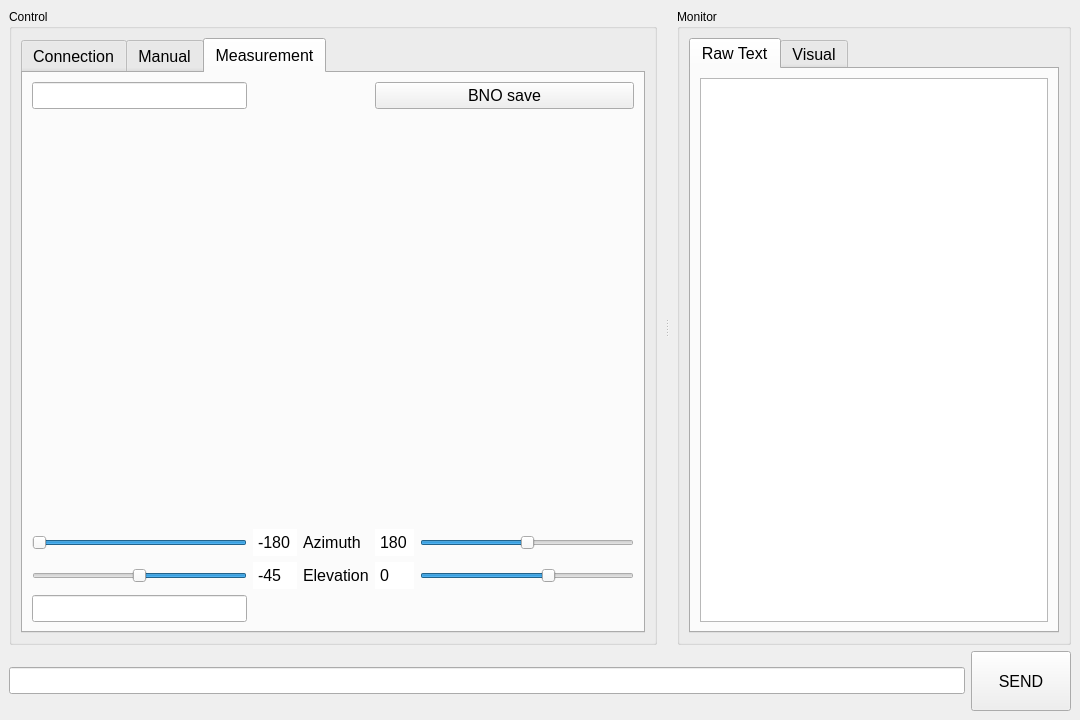
<?xml version="1.0" encoding="UTF-8"?>
<ui version="4.0">
 <class>MainWindow</class>
 <widget class="QMainWindow" name="MainWindow">
  <property name="geometry">
   <rect>
    <x>0</x>
    <y>0</y>
    <width>1080</width>
    <height>720</height>
   </rect>
  </property>
  <property name="windowTitle">
   <string>MainWindow</string>
  </property>
  <property name="styleSheet">
   <string notr="true">.QLabel { font-size: 12pt;}
.QSpinBox { font-size: 12pt;}
.QCheckBox { font-size: 12pt;}
.QCheckBox::indicator {
    width: 25px;
    height: 25px;
}
.QPushButton { font-size: 12pt;}
.QTabWidget { font-size: 12pt;}
.QLineEdit { font-size: 12pt;}
.QSpinBox::down-button{ width: 30;}
.QSpinBox::up-button{ width: 30;  }
.QSplitter::handle {
    image: url(/tmp/sit.svg);
}
.QSplitter::handle:horizontal {
    width: 20px;
}
.QSplitter::handle:vertical {
    height: 20px;
}</string>
  </property>
  <widget class="QWidget" name="centralwidget">
   <layout class="QGridLayout" name="gridLayout">
    <item row="1" column="0" colspan="2">
     <widget class="QSplitter" name="splitter">
      <property name="orientation">
       <enum>Qt::Horizontal</enum>
      </property>
      <widget class="QGroupBox" name="groupBox">
       <property name="title">
        <string>Control</string>
       </property>
       <layout class="QGridLayout" name="gridLayout_2">
        <item row="0" column="2">
         <widget class="QTabWidget" name="tabWidget">
          <property name="minimumSize">
           <size>
            <width>0</width>
            <height>50</height>
           </size>
          </property>
          <property name="styleSheet">
           <string notr="true">QTabBar::tab { height: 35px;  }</string>
          </property>
          <property name="tabPosition">
           <enum>QTabWidget::North</enum>
          </property>
          <property name="tabShape">
           <enum>QTabWidget::Rounded</enum>
          </property>
          <property name="currentIndex">
           <number>2</number>
          </property>
          <property name="iconSize">
           <size>
            <width>16</width>
            <height>16</height>
           </size>
          </property>
          <property name="documentMode">
           <bool>false</bool>
          </property>
          <property name="tabsClosable">
           <bool>false</bool>
          </property>
          <property name="tabBarAutoHide">
           <bool>false</bool>
          </property>
          <widget class="QWidget" name="tab">
           <attribute name="title">
            <string>Connection</string>
           </attribute>
           <layout class="QGridLayout" name="gridLayout_5">
            <item row="0" column="6">
             <widget class="QSpinBox" name="ip_4">
              <property name="minimumSize">
               <size>
                <width>100</width>
                <height>50</height>
               </size>
              </property>
              <property name="font">
               <font>
                <family>Monospace</family>
                <pointsize>12</pointsize>
               </font>
              </property>
              <property name="maximum">
               <number>255</number>
              </property>
              <property name="value">
               <number>2</number>
              </property>
             </widget>
            </item>
            <item row="0" column="2">
             <widget class="QSpinBox" name="ip_2">
              <property name="minimumSize">
               <size>
                <width>100</width>
                <height>50</height>
               </size>
              </property>
              <property name="font">
               <font>
                <family>Monospace</family>
                <pointsize>12</pointsize>
               </font>
              </property>
              <property name="maximum">
               <number>255</number>
              </property>
              <property name="value">
               <number>168</number>
              </property>
             </widget>
            </item>
            <item row="0" column="5">
             <widget class="QLabel" name="label_9">
              <property name="sizePolicy">
               <sizepolicy hsizetype="Fixed" vsizetype="Fixed">
                <horstretch>0</horstretch>
                <verstretch>0</verstretch>
               </sizepolicy>
              </property>
              <property name="text">
               <string>.</string>
              </property>
             </widget>
            </item>
            <item row="0" column="0">
             <widget class="QSpinBox" name="ip_1">
              <property name="minimumSize">
               <size>
                <width>100</width>
                <height>50</height>
               </size>
              </property>
              <property name="font">
               <font>
                <family>Monospace</family>
                <pointsize>12</pointsize>
               </font>
              </property>
              <property name="wrapping">
               <bool>false</bool>
              </property>
              <property name="frame">
               <bool>true</bool>
              </property>
              <property name="readOnly">
               <bool>false</bool>
              </property>
              <property name="maximum">
               <number>255</number>
              </property>
              <property name="singleStep">
               <number>1</number>
              </property>
              <property name="value">
               <number>192</number>
              </property>
             </widget>
            </item>
            <item row="0" column="1">
             <widget class="QLabel" name="label_7">
              <property name="sizePolicy">
               <sizepolicy hsizetype="Fixed" vsizetype="Fixed">
                <horstretch>0</horstretch>
                <verstretch>0</verstretch>
               </sizepolicy>
              </property>
              <property name="text">
               <string>.</string>
              </property>
             </widget>
            </item>
            <item row="0" column="4">
             <widget class="QSpinBox" name="ip_3">
              <property name="minimumSize">
               <size>
                <width>100</width>
                <height>50</height>
               </size>
              </property>
              <property name="font">
               <font>
                <family>Monospace</family>
                <pointsize>12</pointsize>
               </font>
              </property>
              <property name="maximum">
               <number>255</number>
              </property>
              <property name="value">
               <number>11</number>
              </property>
             </widget>
            </item>
            <item row="0" column="3">
             <widget class="QLabel" name="label_8">
              <property name="sizePolicy">
               <sizepolicy hsizetype="Fixed" vsizetype="Fixed">
                <horstretch>0</horstretch>
                <verstretch>0</verstretch>
               </sizepolicy>
              </property>
              <property name="text">
               <string>.</string>
              </property>
             </widget>
            </item>
           </layout>
          </widget>
          <widget class="QWidget" name="tab_2">
           <property name="styleSheet">
            <string notr="true">
QSpinBox::up-button {
    subcontrol-origin: border;
    subcontrol-position: right; /* position at the top right corner */
    width: 30px; /* 16 + 2*1px border-width = 15px padding + 3px parent border */
	height: 25px;
}

QSpinBox::down-button {
    subcontrol-origin: border;
    subcontrol-position: left; /* position at bottom right corner */
    width: 30px;
	height: 25px;
}
</string>
           </property>
           <attribute name="title">
            <string>Manual</string>
           </attribute>
           <layout class="QGridLayout" name="gridLayout_3">
            <item row="2" column="0" colspan="2">
             <widget class="Line" name="line_2">
              <property name="orientation">
               <enum>Qt::Horizontal</enum>
              </property>
             </widget>
            </item>
            <item row="4" column="3" colspan="2">
             <widget class="QDial" name="d_gain">
              <property name="sizePolicy">
               <sizepolicy hsizetype="Preferred" vsizetype="Expanding">
                <horstretch>10</horstretch>
                <verstretch>0</verstretch>
               </sizepolicy>
              </property>
              <property name="minimum">
               <number>1</number>
              </property>
              <property name="maximum">
               <number>33</number>
              </property>
              <property name="pageStep">
               <number>1</number>
              </property>
              <property name="orientation">
               <enum>Qt::Horizontal</enum>
              </property>
              <property name="invertedAppearance">
               <bool>false</bool>
              </property>
              <property name="wrapping">
               <bool>false</bool>
              </property>
              <property name="notchTarget">
               <double>33.000000000000000</double>
              </property>
              <property name="notchesVisible">
               <bool>true</bool>
              </property>
             </widget>
            </item>
            <item row="0" column="1">
             <widget class="QSpinBox" name="sp_azi">
              <property name="sizePolicy">
               <sizepolicy hsizetype="Minimum" vsizetype="Fixed">
                <horstretch>1</horstretch>
                <verstretch>0</verstretch>
               </sizepolicy>
              </property>
              <property name="buttonSymbols">
               <enum>QAbstractSpinBox::PlusMinus</enum>
              </property>
              <property name="suffix">
               <string comment="dfsd"/>
              </property>
              <property name="minimum">
               <number>-180</number>
              </property>
              <property name="maximum">
               <number>180</number>
              </property>
             </widget>
            </item>
            <item row="0" column="0">
             <widget class="QLabel" name="label">
              <property name="text">
               <string>Motor-Azimuth</string>
              </property>
             </widget>
            </item>
            <item row="6" column="0" colspan="2">
             <widget class="QPushButton" name="pb_motor_zeroing">
              <property name="text">
               <string>Set curret to 0</string>
              </property>
             </widget>
            </item>
            <item row="4" column="0" colspan="2">
             <widget class="QDial" name="d_elv">
              <property name="minimum">
               <number>-90</number>
              </property>
              <property name="maximum">
               <number>90</number>
              </property>
              <property name="singleStep">
               <number>1</number>
              </property>
              <property name="pageStep">
               <number>1</number>
              </property>
              <property name="value">
               <number>-45</number>
              </property>
              <property name="sliderPosition">
               <number>-45</number>
              </property>
              <property name="orientation">
               <enum>Qt::Vertical</enum>
              </property>
              <property name="invertedAppearance">
               <bool>false</bool>
              </property>
              <property name="invertedControls">
               <bool>true</bool>
              </property>
              <property name="wrapping">
               <bool>false</bool>
              </property>
              <property name="notchTarget">
               <double>10.000000000000000</double>
              </property>
              <property name="notchesVisible">
               <bool>true</bool>
              </property>
             </widget>
            </item>
            <item row="0" column="2" rowspan="5">
             <widget class="Line" name="line">
              <property name="orientation">
               <enum>Qt::Vertical</enum>
              </property>
             </widget>
            </item>
            <item row="7" column="0" colspan="2">
             <widget class="QPushButton" name="pb_bno_check">
              <property name="text">
               <string>BNO check</string>
              </property>
             </widget>
            </item>
            <item row="5" column="0" colspan="2">
             <widget class="Line" name="line_4">
              <property name="orientation">
               <enum>Qt::Horizontal</enum>
              </property>
             </widget>
            </item>
            <item row="0" column="4">
             <widget class="QSpinBox" name="sp_expo">
              <property name="buttonSymbols">
               <enum>QAbstractSpinBox::PlusMinus</enum>
              </property>
              <property name="maximum">
               <number>2500</number>
              </property>
             </widget>
            </item>
            <item row="3" column="3">
             <widget class="QLabel" name="label_3">
              <property name="styleSheet">
               <string notr="true"/>
              </property>
              <property name="text">
               <string>Camera-Gain</string>
              </property>
             </widget>
            </item>
            <item row="1" column="3" colspan="2">
             <widget class="QDial" name="d_expo">
              <property name="sizePolicy">
               <sizepolicy hsizetype="Preferred" vsizetype="Expanding">
                <horstretch>10</horstretch>
                <verstretch>0</verstretch>
               </sizepolicy>
              </property>
              <property name="minimum">
               <number>0</number>
              </property>
              <property name="maximum">
               <number>11</number>
              </property>
              <property name="orientation">
               <enum>Qt::Horizontal</enum>
              </property>
              <property name="invertedAppearance">
               <bool>false</bool>
              </property>
              <property name="wrapping">
               <bool>false</bool>
              </property>
              <property name="notchTarget">
               <double>10.000000000000000</double>
              </property>
              <property name="notchesVisible">
               <bool>true</bool>
              </property>
             </widget>
            </item>
            <item row="3" column="4">
             <widget class="QSpinBox" name="sp_gain">
              <property name="buttonSymbols">
               <enum>QAbstractSpinBox::PlusMinus</enum>
              </property>
              <property name="maximum">
               <number>33</number>
              </property>
             </widget>
            </item>
            <item row="0" column="3">
             <widget class="QLabel" name="label_4">
              <property name="text">
               <string>Camera-Exposure</string>
              </property>
             </widget>
            </item>
            <item row="6" column="3" colspan="2">
             <widget class="QPushButton" name="pb_capture_shot">
              <property name="text">
               <string>Camera Shot</string>
              </property>
             </widget>
            </item>
            <item row="3" column="0">
             <widget class="QLabel" name="label_2">
              <property name="text">
               <string>Motor-Elevation</string>
              </property>
             </widget>
            </item>
            <item row="3" column="1">
             <widget class="QSpinBox" name="sp_elv">
              <property name="sizePolicy">
               <sizepolicy hsizetype="Minimum" vsizetype="Fixed">
                <horstretch>1</horstretch>
                <verstretch>0</verstretch>
               </sizepolicy>
              </property>
              <property name="buttonSymbols">
               <enum>QAbstractSpinBox::PlusMinus</enum>
              </property>
              <property name="minimum">
               <number>-90</number>
              </property>
              <property name="maximum">
               <number>90</number>
              </property>
             </widget>
            </item>
            <item row="5" column="3" colspan="2">
             <widget class="Line" name="line_5">
              <property name="orientation">
               <enum>Qt::Horizontal</enum>
              </property>
             </widget>
            </item>
            <item row="2" column="3" colspan="2">
             <widget class="Line" name="line_3">
              <property name="orientation">
               <enum>Qt::Horizontal</enum>
              </property>
             </widget>
            </item>
            <item row="1" column="0" colspan="2">
             <widget class="QDial" name="d_azi">
              <property name="sizePolicy">
               <sizepolicy hsizetype="Preferred" vsizetype="Expanding">
                <horstretch>10</horstretch>
                <verstretch>0</verstretch>
               </sizepolicy>
              </property>
              <property name="minimum">
               <number>-180</number>
              </property>
              <property name="maximum">
               <number>180</number>
              </property>
              <property name="orientation">
               <enum>Qt::Horizontal</enum>
              </property>
              <property name="invertedAppearance">
               <bool>false</bool>
              </property>
              <property name="wrapping">
               <bool>true</bool>
              </property>
              <property name="notchTarget">
               <double>10.000000000000000</double>
              </property>
              <property name="notchesVisible">
               <bool>true</bool>
              </property>
             </widget>
            </item>
           </layout>
          </widget>
          <widget class="QWidget" name="tab_3">
           <attribute name="title">
            <string>Measurement</string>
           </attribute>
           <layout class="QGridLayout" name="gridLayout_4">
            <item row="2" column="0">
             <widget class="QSlider" name="hs_azi_0">
              <property name="minimum">
               <number>0</number>
              </property>
              <property name="maximum">
               <number>180</number>
              </property>
              <property name="value">
               <number>180</number>
              </property>
              <property name="orientation">
               <enum>Qt::Horizontal</enum>
              </property>
              <property name="invertedAppearance">
               <bool>true</bool>
              </property>
             </widget>
            </item>
            <item row="2" column="4">
             <widget class="QSlider" name="hs_azi_1">
              <property name="maximum">
               <number>180</number>
              </property>
              <property name="value">
               <number>90</number>
              </property>
              <property name="orientation">
               <enum>Qt::Horizontal</enum>
              </property>
             </widget>
            </item>
            <item row="4" column="3">
             <widget class="QSpinBox" name="sb_elv_1">
              <property name="buttonSymbols">
               <enum>QAbstractSpinBox::NoButtons</enum>
              </property>
              <property name="minimum">
               <number>-70</number>
              </property>
              <property name="maximum">
               <number>45</number>
              </property>
             </widget>
            </item>
            <item row="1" column="3" colspan="2">
             <widget class="GLViewWidget" name="widget" native="true"/>
            </item>
            <item row="4" column="1">
             <widget class="QSpinBox" name="sb_elv_0">
              <property name="buttonSymbols">
               <enum>QAbstractSpinBox::NoButtons</enum>
              </property>
              <property name="minimum">
               <number>-90</number>
              </property>
              <property name="maximum">
               <number>0</number>
              </property>
              <property name="singleStep">
               <number>1</number>
              </property>
              <property name="value">
               <number>-45</number>
              </property>
             </widget>
            </item>
            <item row="2" column="1">
             <widget class="QSpinBox" name="sb_azi_0">
              <property name="buttonSymbols">
               <enum>QAbstractSpinBox::NoButtons</enum>
              </property>
              <property name="minimum">
               <number>-180</number>
              </property>
              <property name="maximum">
               <number>0</number>
              </property>
              <property name="value">
               <number>-180</number>
              </property>
             </widget>
            </item>
            <item row="5" column="0">
             <widget class="QLineEdit" name="qe_tag"/>
            </item>
            <item row="4" column="4">
             <widget class="QSlider" name="hs_elv_1">
              <property name="minimum">
               <number>-70</number>
              </property>
              <property name="maximum">
               <number>45</number>
              </property>
              <property name="singleStep">
               <number>5</number>
              </property>
              <property name="orientation">
               <enum>Qt::Horizontal</enum>
              </property>
             </widget>
            </item>
            <item row="2" column="3">
             <widget class="QSpinBox" name="sb_azi_1">
              <property name="buttonSymbols">
               <enum>QAbstractSpinBox::NoButtons</enum>
              </property>
              <property name="maximum">
               <number>180</number>
              </property>
              <property name="value">
               <number>180</number>
              </property>
             </widget>
            </item>
            <item row="4" column="0">
             <widget class="QSlider" name="hs_elv_0">
              <property name="maximum">
               <number>90</number>
              </property>
              <property name="singleStep">
               <number>5</number>
              </property>
              <property name="pageStep">
               <number>1</number>
              </property>
              <property name="value">
               <number>45</number>
              </property>
              <property name="orientation">
               <enum>Qt::Horizontal</enum>
              </property>
              <property name="invertedAppearance">
               <bool>true</bool>
              </property>
              <property name="invertedControls">
               <bool>false</bool>
              </property>
             </widget>
            </item>
            <item row="4" column="2">
             <widget class="QLabel" name="_l_2">
              <property name="text">
               <string>Elevation</string>
              </property>
             </widget>
            </item>
            <item row="2" column="2">
             <widget class="QLabel" name="_l">
              <property name="text">
               <string>Azimuth </string>
              </property>
             </widget>
            </item>
            <item row="0" column="3" colspan="2">
             <widget class="QPushButton" name="pb_bno_save">
              <property name="text">
               <string>BNO save</string>
              </property>
             </widget>
            </item>
            <item row="0" column="0">
             <widget class="QLineEdit" name="le_bno_save_path"/>
            </item>
           </layout>
          </widget>
         </widget>
        </item>
       </layout>
      </widget>
      <widget class="QGroupBox" name="groupBox_2">
       <property name="title">
        <string>Monitor</string>
       </property>
       <layout class="QGridLayout" name="gridLayout_6">
        <item row="0" column="0">
         <widget class="QTabWidget" name="tabWidget_2">
          <property name="currentIndex">
           <number>0</number>
          </property>
          <widget class="QWidget" name="tab_4">
           <attribute name="title">
            <string>Raw Text</string>
           </attribute>
           <layout class="QVBoxLayout" name="verticalLayout_2">
            <item>
             <widget class="QTextBrowser" name="text_output"/>
            </item>
           </layout>
          </widget>
          <widget class="QWidget" name="tab_5">
           <attribute name="title">
            <string>Visual</string>
           </attribute>
           <layout class="QGridLayout" name="gridLayout_7">
            <item row="0" column="0">
             <widget class="QPushButton" name="pb_get_cam0">
              <property name="text">
               <string>Show Cam 0</string>
              </property>
             </widget>
            </item>
            <item row="0" column="1">
             <widget class="QPushButton" name="pb_get_cam1">
              <property name="text">
               <string>Show Cam 1</string>
              </property>
             </widget>
            </item>
            <item row="1" column="0" colspan="2">
             <widget class="ImageView" name="image_view" native="true"/>
            </item>
           </layout>
          </widget>
         </widget>
        </item>
       </layout>
      </widget>
     </widget>
    </item>
    <item row="2" column="1">
     <widget class="QPushButton" name="pb_send_cmd">
      <property name="minimumSize">
       <size>
        <width>100</width>
        <height>60</height>
       </size>
      </property>
      <property name="text">
       <string>SEND</string>
      </property>
     </widget>
    </item>
    <item row="2" column="0">
     <widget class="QLineEdit" name="le_cmd2send">
      <property name="font">
       <font>
        <family>Monospace</family>
        <pointsize>12</pointsize>
       </font>
      </property>
     </widget>
    </item>
   </layout>
  </widget>
  <action name="actionOpen_Directory">
   <property name="text">
    <string>Open Directory</string>
   </property>
  </action>
  <action name="action_cur_jpeg_export">
   <property name="text">
    <string>Export (Ctlr-E)</string>
   </property>
  </action>
  <action name="action_geometry_load">
   <property name="text">
    <string>Load geometry configuration (Ctrl + L)</string>
   </property>
  </action>
  <action name="action_help">
   <property name="text">
    <string>Help (Ctrl+H)</string>
   </property>
  </action>
  <action name="actionRead_Dependencies">
   <property name="text">
    <string>Read Dependencies</string>
   </property>
  </action>
  <action name="actionContact_information">
   <property name="text">
    <string>Contact information</string>
   </property>
  </action>
  <action name="action_about">
   <property name="text">
    <string>About (Ctrl+A)</string>
   </property>
  </action>
  <action name="actionContact">
   <property name="text">
    <string>Contact</string>
   </property>
  </action>
  <action name="action_cur_jpeg_preview">
   <property name="text">
    <string>Preview (Space)</string>
   </property>
  </action>
  <action name="action_dir_goto_parent">
   <property name="text">
    <string>Go to Parent Directory (Backspace)</string>
   </property>
  </action>
  <action name="action_dir_goto_cur_child">
   <property name="text">
    <string>Go inside Selected Directory (Enter)</string>
   </property>
  </action>
  <action name="action_dir_cur_child_fold">
   <property name="text">
    <string>Fold Selected Directory (Left Arrow)</string>
   </property>
  </action>
  <action name="action_dir_cur_child_unfold">
   <property name="text">
    <string>Unfold Selected Directory (Right Arrow)</string>
   </property>
  </action>
  <action name="action_cur_file_open">
   <property name="text">
    <string>Open with an external app (Ctrl+O)</string>
   </property>
  </action>
  <action name="actionsdf">
   <property name="text">
    <string>sdf</string>
   </property>
  </action>
  <action name="actionSave_geometry_configuration_Ctrl_Shift_L">
   <property name="text">
    <string>Save geometry configuration (Ctrl + Shift + L)</string>
   </property>
  </action>
  <action name="action_dir_ft_filter_toggle">
   <property name="text">
    <string>File type filter toggle (Ctrl+F)</string>
   </property>
  </action>
  <action name="action_tabs_show_tab1">
   <property name="text">
    <string>Raw Bayer Tab (Ctrl+1) or (Alt+1)</string>
   </property>
  </action>
  <action name="action_tabs_show_tab2">
   <property name="text">
    <string>Spectrum-Raw Tab (Ctrl+2) or (Alt+2)</string>
   </property>
  </action>
  <action name="action_tabs_show_tab3">
   <property name="text">
    <string>Spectrum-Reflectance Tab (Ctrl+3) or (Alt+3)</string>
   </property>
  </action>
 </widget>
 <customwidgets>
  <customwidget>
   <class>GLViewWidget</class>
   <extends>QWidget</extends>
   <header>pyqtgraph.opengl</header>
   <container>1</container>
  </customwidget>
  <customwidget>
   <class>ImageView</class>
   <extends>QWidget</extends>
   <header>pyqtgraph</header>
   <container>1</container>
  </customwidget>
 </customwidgets>
 <resources/>
 <connections/>
</ui>
